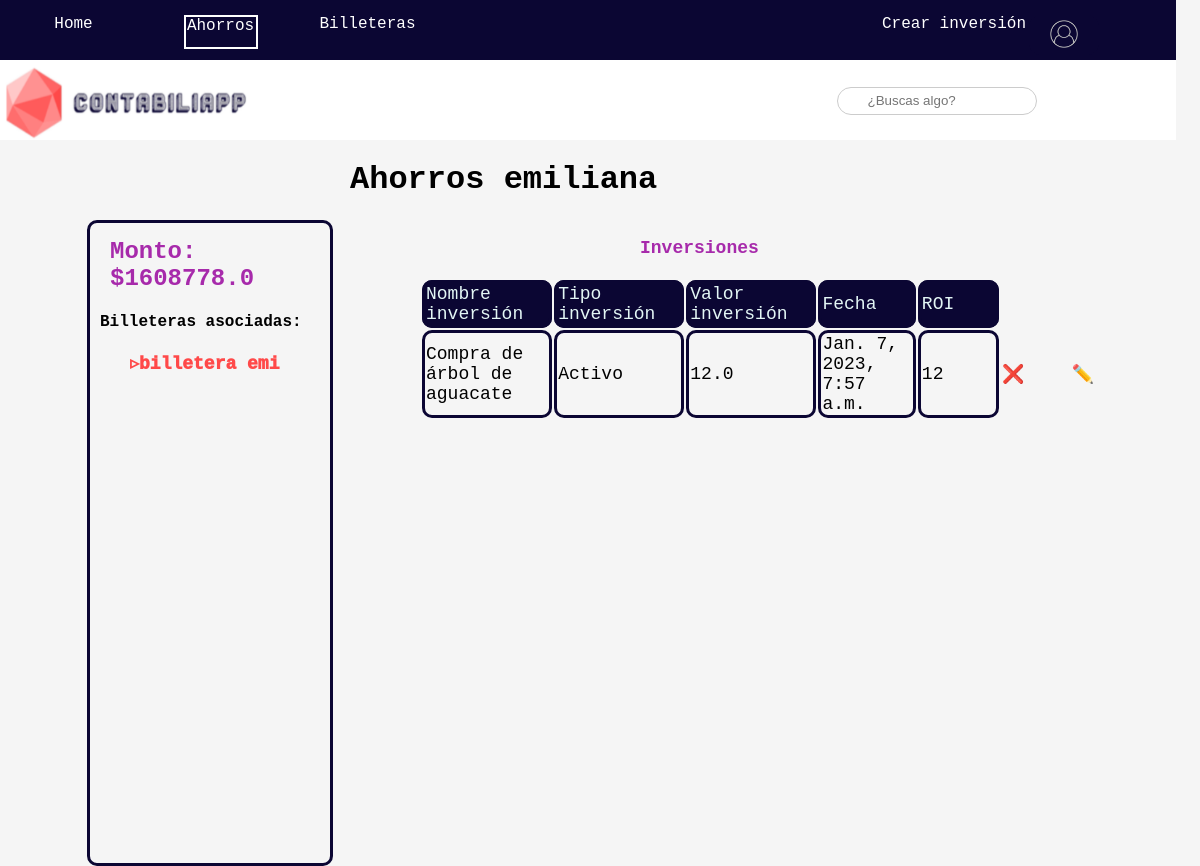
The app's page /ahorros/4 (signed in) with its own data.
### ahorros/models.py (models this page shows, shortened)
class Ahorro(models.Model):
    nombre_ahorro = models.CharField(max_length = 40)
    fecha_creacion = models.DateTimeField("date published")
    cantidad_dinero = models.FloatField(default = 0)
    usuario_id = models.ForeignKey(User,on_delete=models.CASCADE,default=usuario.pk)

class Inversion(models.Model):
    nombre_inversion = models.CharField(max_length=60)
    ahorro_id = models.ForeignKey(Ahorro, on_delete=models.CASCADE)
    tipo_inversion = models.CharField(max_length = 50)
    valor_inversion = models.FloatField(default=0)
    fecha_creacion = models.DateTimeField(default=timezone.now())
    ROI = models.IntegerField(default=0)
    usuario_id = models.ForeignKey(User,on_delete=models.CASCADE,default=usuario.pk)

### billetera/models.py (models this page shows, shortened)
class Billetera(models.Model):
    nombre_billetera = models.CharField(max_length = 40)
    fecha_creacion = models.DateTimeField("date published")
    total_dinero = models.FloatField(default = 0)
    ahorro_id = models.ForeignKey(Ahorro, on_delete=models.CASCADE)
    usuario_id = models.ForeignKey(User, on_delete=models.CASCADE,default=usuario.pk)

### ahorros/views.py (the view)
# urls.py: path("<int:id_ahorro>",views.ahorro_actual, name="ahorro_actual"),
@login_required(login_url='/home/login')
def ahorro_actual(request,id_ahorro):
    ahorro = Ahorro.objects.get(pk=id_ahorro)
    billeteras_ahorro = Billetera.objects.filter(ahorro_id=id_ahorro)
    inversiones_ahorro = Inversion.objects.filter(ahorro_id=id_ahorro)
    return render(request,'ahorro_actual.html',{'ahorro':ahorro,'billeteras_ahorro':billeteras_ahorro,'inversiones_ahorro':inversiones_ahorro})

### ahorros/templates/ahorro_actual.html (shortened to what this page needs)
{% extends 'main/ahorros_main.html' %}
{% load static %}
{% block link %}<link rel="stylesheet" href= "{% static '/styles/estilos_ahorros.css' %}">{% endblock link %}
    {% block nav_items %}
    <li class="crear"><a href="/ahorros/{{ahorro.pk}}/crear_inversion">Crear inversión</a></li>
    {% endblock nav_items %}
    {% block content %}
    <h1 id="titulo_ahorro_actual">{{ahorro.nombre_ahorro}}</h1>
    <div id="contenido_ahorro_actual">
        <div id="contenedor_info_ahorro">
            <h2 id="monto">Monto: ${{ahorro.cantidad_dinero}}</h2>
            <h4 id="asociadas_subtitulo">Billeteras asociadas:</h4>
            {% if billeteras_ahorro %}
                <ul>
                    {% for billetera in billeteras_ahorro %}
                         <li id="contenedor_billetera_asociada"><a id="link_billetera_asociada" href="/billetera/{{billetera.pk}}">▹{{billetera.nombre_billetera}}</a></li>
                    {% endfor %}
                </ul>
            {% else %}
                <div id="contenedor_sin_billeteras">
                    <a href="/billetera/crear_billetera" id="sin_billeteras2">Sin billeteras. Créalas aquí...</a>
                </div>
            {% endif %}
        </div>
        <div id="contenedor_tabla_inversiones">
            <table>
                <tr id="contenedor_titulo_inversiones">
                    <p id="titulo_inversiones">Inversiones</p>
                </tr>
                <tr class="titulos_campos">
                    <td>Nombre inversión</td>
                    <td>Tipo inversión</td>
                    <td>Valor inversión</td>
                    <td>Fecha</td>
                    <td>ROI</td>
                </tr>
                {% for inversion in inversiones_ahorro %}
                <tr>
                    <td>{{inversion.nombre_inversion}}</td>
                    <td>{{inversion.tipo_inversion}}</td>
                    <td>{{inversion.valor_inversion}}</td>
                    <td>{{inversion.fecha_creacion}}</td>
                    <td>{{inversion.ROI}}</td>
                    <td class="eliminar"><a class="eliminar"href="/ahorros/{{ahorro.pk}}/{{inversion.pk}}/eliminar_inversion">❌</a></td>
                    <td class="modificar"><a class="modificar" href="/ahorros/{{ahorro.pk}}/{{inversion.pk}}/modificar_inversion">✏️</a></td>
                </tr>
                {% endfor %}
            </table>
        </div>
    </div>
    {% endblock content %}

### home/static/styles/home_navbar_styles.css (style rules this page uses)
:root { --color1:#0b0633; --color2: #e3f6f5; --color3: #ff4949; --color4:#ffffff; --color5:black; --color6: white; --color7: #A72AAB; }
.navbar li { list-style: none; }
.navbar a { text-decoration:none; color:var(--color6); font-size:large; }

### ahorros/static/styles/estilos_ahorros.css (style rules this page uses)
:root { --color1:#0b0633; --color2: #e3f6f5; --color3: #ff4949; --color4:#ffffff; --color5:black; --color6: white; --color7: #A72AAB; --color8:whitesmoke; }
body { background-color:var(--color8); width:95vw; padding:0; margin:0; }
td { width:200px; height:30px; border-color: var(--color1); border-radius: 10px; border-style: solid; }
table { font-size: large; }
.titulos_campos { color:var(--color2); background-color: var(--color1); }
.crear { grid-column:7/8; grid-row: 2/3; font-family:monospace; font-size:x-small; }
p { font-size: large; font-weight: 800; }
#titulo_ahorro_actual { padding-left:350px; font-family:'Courier New', Courier, monospace; color:var(--color5); }
#contenido_ahorro_actual { font-family:'Courier New', Courier, monospace; display:grid; grid-template-columns:1fr 1fr; }
#contenedor_info_ahorro { width: 20vw; height: 80vh; border-style:solid; border-color:var(--color1); border-radius:10px; display:inline-block; justify-self:center; }
#contenedor_tabla_inversiones { width: 60vw; padding:0px; border:0px; display: block; color:var(--color5); }
#monto { margin-top: 15px; color:var(--color7); margin-left:20px; }
#asociadas_subtitulo { margin-left:10px; }
#contenedor_billetera_asociada { margin:0px; padding:0px; list-style:none; font-size:small; }
#link_billetera_asociada { text-decoration:none; color:var(--color3); font-weight: 1000; font-size:large; padding:0px; margin:0px; }
#titulo_inversiones { border-color: var(--color3); border-radius: 10px; grid-column:2/3; margin-left:220px; color:var(--color7); }
.modificar { border-style:none; border-color:none; text-decoration:none; }
.eliminar { border-style:none; border-color:none; text-decoration:none; }

### records on screen
Ahorro: nombre_ahorro "Ahorros emiliana", cantidad_dinero "1608778.0"
Billetera: nombre_billetera "billetera emi"
Inversion: nombre_inversion "Compra de árbol de aguacate", tipo_inversion "Activo", valor_inversion "12.0", fecha_creacion "Jan. 7, 2023, 7:57 a.m.", ROI "12"
